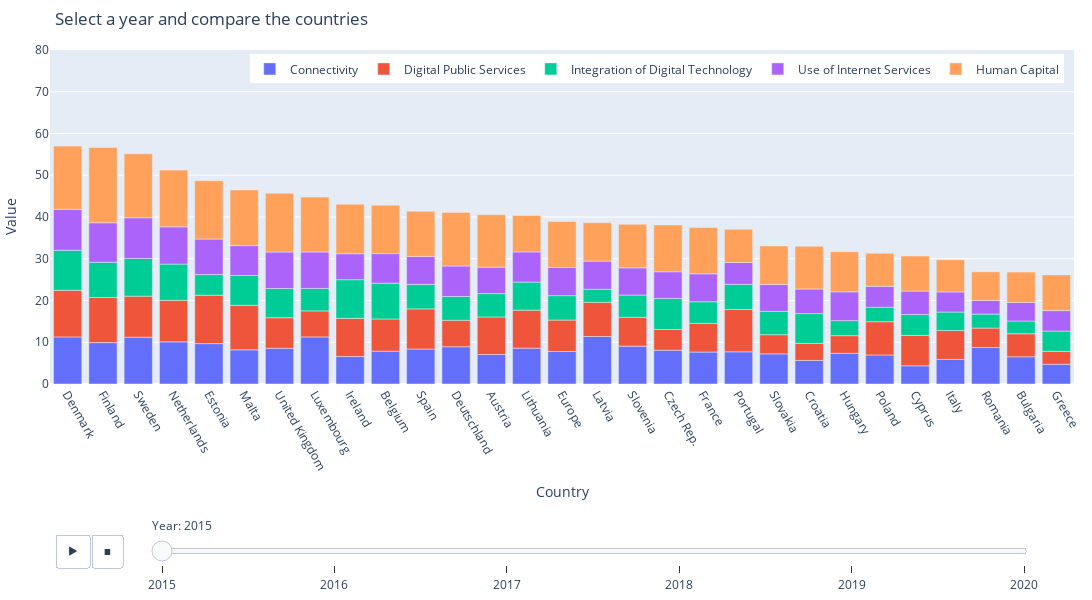

Source (notebook cell):
### Code cell
desi = desi.sort_values('time_period')

fig = px.bar(desi, x="ref_area", y="value", animation_frame="time_period",
         color="breakdown", range_y=[0,80], barmode = 'relative', animation_group = 'ref_area',
            hover_name = 'value', hover_data = {'value' : False, 'ref_area' : False, "time_period" : False, 'breakdown' : False })

fig.update_layout(width = 1200, height = 600, title='Select a year and compare the countries',
                  xaxis_title='Country',
                  yaxis_title='Value',
                  legend_title_text='',
                  showlegend=True,
                  xaxis={'categoryorder':'total descending', 'tickangle' : 60, 'showgrid':False},
                  margin=dict(l=20, r=10, t=50, b=200), hovermode="x", legend=dict(
    orientation="h",
    yanchor="bottom",
    y=0.9,
    xanchor="right",
    x=0.99
)
                 )

fig['layout']['sliders'][0]['pad']=dict(r= 40, t= 130)
fig['layout']['sliders'][0]['currentvalue']['prefix']= 'Year: '
fig['layout']['sliders'][0]['steps'][1]['args'][1]['redraw']= False

# animation button
#fig["layout"].pop("updatemenus") # optional, drop animation buttons
fig['layout']['updatemenus'][0]['pad']=dict(r= 30, t= 150)
fig.layout.updatemenus[0].buttons[0].args[1]["frame"]["duration"] = 2000
fig.layout.updatemenus[0].buttons[0].args[1]["frame"]["frame"] = 200

#fig.update_traces(hovertemplate='%{y}%', overwrite=True)
#fig.for_each_trace(lambda trace: update_trace(trace))

fig.show()

### Figure 1 — Plotly figure (JSON) as saved in the notebook; plotly's stock layout.template omitted (floating-point values rounded to 4 significant figures)
{"data": [{"alignmentgroup": "True", "customdata": [[7.065, "Austria", 2015, "Connectivity"], [7.782, "Europe", 2015, "Connectivity"], [8.384, "Spain", 2015, "Connectivity"], [9.071, "Slovenia", 2015, "Connectivity"], [8.924, "Deutschland", 2015, "Connectivity"], [6.96, "Poland", 2015, "Connectivity"], [6.526, "Bulgaria", 2015, "Connectivity"], [8.096, "Czech Rep.", 2015, "Connectivity"], [7.658, "France", 2015, "Connectivity"], [9.911, "Finland", 2015, "Connectivity"], [11.38, "Latvia", 2015, "Connectivity"], [11.2, "Sweden", 2015, "Connectivity"], [8.582, "Lithuania", 2015, "Connectivity"], [11.28, "Denmark", 2015, "Connectivity"], [7.35, "Hungary", 2015, "Connectivity"], [6.573, "Ireland", 2015, "Connectivity"], [10.09, "Netherlands", 2015, "Connectivity"], [5.896, "Italy", 2015, "Connectivity"], [8.182, "Malta", 2015, "Connectivity"], [5.651, "Croatia", 2015, "Connectivity"], [4.361, "Cyprus", 2015, "Connectivity"], [7.712, "Portugal", 2015, "Connectivity"], [4.732, "Greece", 2015, "Connectivity"], [8.734, "Romania", 2015, "Connectivity"], [7.861, "Belgium", 2015, "Connectivity"], [11.27, "Luxembourg", 2015, "Connectivity"], [8.557, "United Kingdom", 2015, "Connectivity"], [9.672, "Estonia", 2015, "Connectivity"], [7.221, "Slovakia", 2015, "Connectivity"]], "hovertemplate": "<b>%{hovertext}</b><br><br><extra></extra>", "hovertext": [7.065, 7.782, 8.384, 9.071, 8.924, 6.96, 6.526, 8.096, 7.658, 9.911, 11.38, 11.2, 8.582, 11.28, 7.35, 6.573, 10.09, 5.896, 8.182, 5.651, 4.361, 7.712, 4.732, 8.734, 7.861, 11.27, 8.557, 9.672, 7.221], "ids": ["Austria", "Europe", "Spain", "Slovenia", "Deutschland", "Poland", "Bulgaria", "Czech Rep.", "France", "Finland", "Latvia", "Sweden", "Lithuania", "Denmark", "Hungary", "Ireland", "Netherlands", "Italy", "Malta", "Croatia", "Cyprus", "Portugal", "Greece", "Romania", "Belgium", "Luxembourg", "United Kingdom", "Estonia", "Slovakia"], "legendgroup": "Connectivity", "marker": {"color": "#636efa"}, "name": "Connectivity", "offsetgroup": "Connectivity", "orientation": "v", "showlegend": true, "textposition": "auto", "type": "bar", "x": ["Austria", "Europe", "Spain", "Slovenia", "Deutschland", "Poland", "Bulgaria", "Czech Rep.", "France", "Finland", "Latvia", "Sweden", "Lithuania", "Denmark", "Hungary", "Ireland", "Netherlands", "Italy", "Malta", "Croatia", "Cyprus", "Portugal", "Greece", "Romania", "Belgium", "Luxembourg", "United Kingdom", "Estonia", "Slovakia"], "xaxis": "x", "y": [7.065, 7.782, 8.384, 9.071, 8.924, 6.96, 6.526, 8.096, 7.658, 9.911, 11.38, 11.2, 8.582, 11.28, 7.35, 6.573, 10.09, 5.896, 8.182, 5.651, 4.361, 7.712, 4.732, 8.734, 7.861, 11.27, 8.557, 9.672, 7.221], "yaxis": "y"}, {"alignmentgroup": "True", "customdata": [[11.16, "Denmark", 2015, "Digital Public Services"], [9.097, "Lithuania", 2015, "Digital Public Services"], [10.82, "Finland", 2015, "Digital Public Services"], [9.946, "Netherlands", 2015, "Digital Public Services"], [10.13, "Portugal", 2015, "Digital Public Services"], [4.666, "Romania", 2015, "Digital Public Services"], [9.846, "Sweden", 2015, "Digital Public Services"], [7.532, "Europe", 2015, "Digital Public Services"], [4.956, "Czech Rep.", 2015, "Digital Public Services"], [9.151, "Ireland", 2015, "Digital Public Services"], [9.608, "Spain", 2015, "Digital Public Services"], [7.96, "Poland", 2015, "Digital Public Services"], [8.99, "Austria", 2015, "Digital Public Services"], [6.346, "Deutschland", 2015, "Digital Public Services"], [6.904, "Slovenia", 2015, "Digital Public Services"], [6.87, "France", 2015, "Digital Public Services"], [4.59, "Slovakia", 2015, "Digital Public Services"], [11.59, "Estonia", 2015, "Digital Public Services"], [6.236, "Luxembourg", 2015, "Digital Public Services"], [7.32, "United Kingdom", 2015, "Digital Public Services"], [10.68, "Malta", 2015, "Digital Public Services"], [7.277, "Cyprus", 2015, "Digital Public Services"], [7.719, "Belgium", 2015, "Digital Public Services"], [3.093, "Greece", 2015, "Digital Public Services"], [8.197, "Latvia", 2015, "Digital Public Services"], [6.905, "Italy", 2015, "Digital Public Services"], [4.071, "Croatia", 2015, "Digital Public Services"], [5.51, "Bulgaria", 2015, "Digital Public Services"], [4.231, "Hungary", 2015, "Digital Public Services"]], "hovertemplate": "<b>%{hovertext}</b><br><br><extra></extra>", "hovertext": [11.16, 9.097, 10.82, 9.946, 10.13, 4.666, 9.846, 7.532, 4.956, 9.151, 9.608, 7.96, 8.99, 6.346, 6.904, 6.87, 4.59, 11.59, 6.236, 7.32, 10.68, 7.277, 7.719, 3.093, 8.197, 6.905, 4.071, 5.51, 4.231], "ids": ["Denmark", "Lithuania", "Finland", "Netherlands", "Portugal", "Romania", "Sweden", "Europe", "Czech Rep.", "Ireland", "Spain", "Poland", "Austria", "Deutschland", "Slovenia", "France", "Slovakia", "Estonia", "Luxembourg", "United Kingdom", "Malta", "Cyprus", "Belgium", "Greece", "Latvia", "Italy", "Croatia", "Bulgaria", "Hungary"], "legendgroup": "Digital Public Services", "marker": {"color": "#EF553B"}, "name": "Digital Public Services", "offsetgroup": "Digital Public Services", "orientation": "v", "showlegend": true, "textposition": "auto", "type": "bar", "x": ["Denmark", "Lithuania", "Finland", "Netherlands", "Portugal", "Romania", "Sweden", "Europe", "Czech Rep.", "Ireland", "Spain", "Poland", "Austria", "Deutschland", "Slovenia", "France", "Slovakia", "Estonia", "Luxembourg", "United Kingdom", "Malta", "Cyprus", "Belgium", "Greece", "Latvia", "Italy", "Croatia", "Bulgaria", "Hungary"], "xaxis": "x", "y": [11.16, 9.097, 10.82, 9.946, 10.13, 4.666, 9.846, 7.532, 4.956, 9.151, 9.608, 7.96, 8.99, 6.346, 6.904, 6.87, 4.59, 11.59, 6.236, 7.32, 10.68, 7.277, 7.719, 3.093, 8.197, 6.905, 4.071, 5.51, 4.231], "yaxis": "y"}, {"alignmentgroup": "True", "customdata": [[8.677, "Netherlands", 2015, "Integration of Digital Technology"], [5.854, "Spain", 2015, "Integration of Digital Technology"], [5.696, "Deutschland", 2015, "Integration of Digital Technology"], [9.009, "Sweden", 2015, "Integration of Digital Technology"], [5.589, "Slovakia", 2015, "Integration of Digital Technology"], [5.604, "Austria", 2015, "Integration of Digital Technology"], [8.427, "Finland", 2015, "Integration of Digital Technology"], [3.057, "Bulgaria", 2015, "Integration of Digital Technology"], [3.454, "Poland", 2015, "Integration of Digital Technology"], [9.257, "Ireland", 2015, "Integration of Digital Technology"], [5.181, "France", 2015, "Integration of Digital Technology"], [9.593, "Denmark", 2015, "Integration of Digital Technology"], [6.736, "Lithuania", 2015, "Integration of Digital Technology"], [4.942, "Estonia", 2015, "Integration of Digital Technology"], [8.568, "Belgium", 2015, "Integration of Digital Technology"], [7.0, "United Kingdom", 2015, "Integration of Digital Technology"], [3.106, "Latvia", 2015, "Integration of Digital Technology"], [7.441, "Czech Rep.", 2015, "Integration of Digital Technology"], [5.381, "Luxembourg", 2015, "Integration of Digital Technology"], [6.024, "Portugal", 2015, "Integration of Digital Technology"], [4.999, "Cyprus", 2015, "Integration of Digital Technology"], [7.13, "Malta", 2015, "Integration of Digital Technology"], [7.148, "Croatia", 2015, "Integration of Digital Technology"], [3.591, "Hungary", 2015, "Integration of Digital Technology"], [5.845, "Europe", 2015, "Integration of Digital Technology"], [4.436, "Italy", 2015, "Integration of Digital Technology"], [5.335, "Slovenia", 2015, "Integration of Digital Technology"], [4.855, "Greece", 2015, "Integration of Digital Technology"], [3.345, "Romania", 2015, "Integration of Digital Technology"]], "hovertemplate": "<b>%{hovertext}</b><br><br><extra></extra>", "hovertext": [8.677, 5.854, 5.696, 9.009, 5.589, 5.604, 8.427, 3.057, 3.454, 9.257, 5.181, 9.593, 6.736, 4.942, 8.568, 7.0, 3.106, 7.441, 5.381, 6.024, 4.999, 7.13, 7.148, 3.591, 5.845, 4.436, 5.335, 4.855, 3.345], "ids": ["Netherlands", "Spain", "Deutschland", "Sweden", "Slovakia", "Austria", "Finland", "Bulgaria", "Poland", "Ireland", "France", "Denmark", "Lithuania", "Estonia", "Belgium", "United Kingdom", "Latvia", "Czech Rep.", "Luxembourg", "Portugal", "Cyprus", "Malta", "Croatia", "Hungary", "Europe", "Italy", "Slovenia", "Greece", "Romania"], "legendgroup": "Integration of Digital Technology", "marker": {"color": "#00cc96"}, "name": "Integration of Digital Technology", "offsetgroup": "Integration of Digital Technology", "orientation": "v", "showlegend": true, "textposition": "auto", "type": "bar", "x": ["Netherlands", "Spain", "Deutschland", "Sweden", "Slovakia", "Austria", "Finland", "Bulgaria", "Poland", "Ireland", "France", "Denmark", "Lithuania", "Estonia", "Belgium", "United Kingdom", "Latvia", "Czech Rep.", "Luxembourg", "Portugal", "Cyprus", "Malta", "Croatia", "Hungary", "Europe", "Italy", "Slovenia", "Greece", "Romania"], "xaxis": "x", "y": [8.677, 5.854, 5.696, 9.009, 5.589, 5.604, 8.427, 3.057, 3.454, 9.257, 5.181, 9.593, 6.736, 4.942, 8.568, 7.0, 3.106, 7.441, 5.381, 6.024, 4.999, 7.13, 7.148, 3.591, 5.845, 4.436, 5.335, 4.855, 3.345], "yaxis": "y"}, {"alignmentgroup": "True", "customdata": [[9.76, "Sweden", 2015, "Use of Internet Services"], [6.39, "Czech Rep.", 2015, "Use of Internet Services"], [7.156, "Malta", 2015, "Use of Internet Services"], [6.755, "Latvia", 2015, "Use of Internet Services"], [5.623, "Cyprus", 2015, "Use of Internet Services"], [7.299, "Deutschland", 2015, "Use of Internet Services"], [9.466, "Finland", 2015, "Use of Internet Services"], [6.685, "France", 2015, "Use of Internet Services"], [7.222, "Lithuania", 2015, "Use of Internet Services"], [4.901, "Greece", 2015, "Use of Internet Services"], [3.256, "Romania", 2015, "Use of Internet Services"], [6.418, "Slovakia", 2015, "Use of Internet Services"], [6.512, "Slovenia", 2015, "Use of Internet Services"], [6.223, "Ireland", 2015, "Use of Internet Services"], [6.33, "Austria", 2015, "Use of Internet Services"], [8.932, "Netherlands", 2015, "Use of Internet Services"], [4.813, "Italy", 2015, "Use of Internet Services"], [6.904, "Hungary", 2015, "Use of Internet Services"], [5.88, "Croatia", 2015, "Use of Internet Services"], [6.751, "Europe", 2015, "Use of Internet Services"], [6.715, "Spain", 2015, "Use of Internet Services"], [9.796, "Denmark", 2015, "Use of Internet Services"], [5.231, "Portugal", 2015, "Use of Internet Services"], [8.733, "Luxembourg", 2015, "Use of Internet Services"], [8.509, "Estonia", 2015, "Use of Internet Services"], [7.078, "Belgium", 2015, "Use of Internet Services"], [8.738, "United Kingdom", 2015, "Use of Internet Services"], [5.013, "Poland", 2015, "Use of Internet Services"], [4.427, "Bulgaria", 2015, "Use of Internet Services"]], "hovertemplate": "<b>%{hovertext}</b><br><br><extra></extra>", "hovertext": [9.76, 6.39, 7.156, 6.755, 5.623, 7.299, 9.466, 6.685, 7.222, 4.901, 3.256, 6.418, 6.512, 6.223, 6.33, 8.932, 4.813, 6.904, 5.88, 6.751, 6.715, 9.796, 5.231, 8.733, 8.509, 7.078, 8.738, 5.013, 4.427], "ids": ["Sweden", "Czech Rep.", "Malta", "Latvia", "Cyprus", "Deutschland", "Finland", "France", "Lithuania", "Greece", "Romania", "Slovakia", "Slovenia", "Ireland", "Austria", "Netherlands", "Italy", "Hungary", "Croatia", "Europe", "Spain", "Denmark", "Portugal", "Luxembourg", "Estonia", "Belgium", "United Kingdom", "Poland", "Bulgaria"], "legendgroup": "Use of Internet Services", "marker": {"color": "#ab63fa"}, "name": "Use of Internet Services", "offsetgroup": "Use of Internet Services", "orientation": "v", "showlegend": true, "textposition": "auto", "type": "bar", "x": ["Sweden", "Czech Rep.", "Malta", "Latvia", "Cyprus", "Deutschland", "Finland", "France", "Lithuania", "Greece", "Romania", "Slovakia", "Slovenia", "Ireland", "Austria", "Netherlands", "Italy", "Hungary", "Croatia", "Europe", "Spain", "Denmark", "Portugal", "Luxembourg", "Estonia", "Belgium", "United Kingdom", "Poland", "Bulgaria"], "xaxis": "x", "y": [9.76, 6.39, 7.156, 6.755, 5.623, 7.299, 9.466, 6.685, 7.222, 4.901, 3.256, 6.418, 6.512, 6.223, 6.33, 8.932, 4.813, 6.904, 5.88, 6.751, 6.715, 9.796, 5.231, 8.733, 8.509, 7.078, 8.738, 5.013, 4.427], "yaxis": "y"}, {"alignmentgroup": "True", "customdata": [[7.92, "Poland", 2015, "Human Capital"], [12.55, "Austria", 2015, "Human Capital"], [10.41, "Slovenia", 2015, "Human Capital"], [9.609, "Hungary", 2015, "Human Capital"], [9.183, "Latvia", 2015, "Human Capital"], [8.389, "Cyprus", 2015, "Human Capital"], [11.86, "Ireland", 2015, "Human Capital"], [8.552, "Greece", 2015, "Human Capital"], [11.0, "Europe", 2015, "Human Capital"], [7.701, "Italy", 2015, "Human Capital"], [10.25, "Croatia", 2015, "Human Capital"], [7.977, "Portugal", 2015, "Human Capital"], [13.34, "Malta", 2015, "Human Capital"], [13.97, "Estonia", 2015, "Human Capital"], [9.242, "Slovakia", 2015, "Human Capital"], [6.867, "Romania", 2015, "Human Capital"], [7.295, "Bulgaria", 2015, "Human Capital"], [15.16, "Denmark", 2015, "Human Capital"], [18.05, "Finland", 2015, "Human Capital"], [11.06, "France", 2015, "Human Capital"], [8.736, "Lithuania", 2015, "Human Capital"], [11.21, "Czech Rep.", 2015, "Human Capital"], [15.32, "Sweden", 2015, "Human Capital"], [11.6, "Belgium", 2015, "Human Capital"], [14.09, "United Kingdom", 2015, "Human Capital"], [10.8, "Spain", 2015, "Human Capital"], [13.58, "Netherlands", 2015, "Human Capital"], [13.14, "Luxembourg", 2015, "Human Capital"], [12.82, "Deutschland", 2015, "Human Capital"]], "hovertemplate": "<b>%{hovertext}</b><br><br><extra></extra>", "hovertext": [7.92, 12.55, 10.41, 9.609, 9.183, 8.389, 11.86, 8.552, 11.0, 7.701, 10.25, 7.977, 13.34, 13.97, 9.242, 6.867, 7.295, 15.16, 18.05, 11.06, 8.736, 11.21, 15.32, 11.6, 14.09, 10.8, 13.58, 13.14, 12.82], "ids": ["Poland", "Austria", "Slovenia", "Hungary", "Latvia", "Cyprus", "Ireland", "Greece", "Europe", "Italy", "Croatia", "Portugal", "Malta", "Estonia", "Slovakia", "Romania", "Bulgaria", "Denmark", "Finland", "France", "Lithuania", "Czech Rep.", "Sweden", "Belgium", "United Kingdom", "Spain", "Netherlands", "Luxembourg", "Deutschland"], "legendgroup": "Human Capital", "marker": {"color": "#FFA15A"}, "name": "Human Capital", "offsetgroup": "Human Capital", "orientation": "v", "showlegend": true, "textposition": "auto", "type": "bar", "x": ["Poland", "Austria", "Slovenia", "Hungary", "Latvia", "Cyprus", "Ireland", "Greece", "Europe", "Italy", "Croatia", "Portugal", "Malta", "Estonia", "Slovakia", "Romania", "Bulgaria", "Denmark", "Finland", "France", "Lithuania", "Czech Rep.", "Sweden", "Belgium", "United Kingdom", "Spain", "Netherlands", "Luxembourg", "Deutschland"], "xaxis": "x", "y": [7.92, 12.55, 10.41, 9.609, 9.183, 8.389, 11.86, 8.552, 11.0, 7.701, 10.25, 7.977, 13.34, 13.97, 9.242, 6.867, 7.295, 15.16, 18.05, 11.06, 8.736, 11.21, 15.32, 11.6, 14.09, 10.8, 13.58, 13.14, 12.82], "yaxis": "y"}], "layout": {"barmode": "relative", "height": 600, "hovermode": "x", "legend": {"orientation": "h", "title": {"text": ""}, "tracegroupgap": 0, "x": 0.99, "xanchor": "right", "y": 0.9, "yanchor": "bottom"}, "margin": {"b": 200, "l": 20, "r": 10, "t": 50}, "showlegend": true, "sliders": [{"active": 0, "currentvalue": {"prefix": "Year: "}, "len": 0.9, "pad": {"r": 40, "t": 130}, "steps": [{"args": [["2015"], {"frame": {"duration": 0, "redraw": true}, "fromcurrent": true, "mode": "immediate", "transition": {"duration": 0, "easing": "linear"}}], "label": "2015", "method": "animate"}, {"args": [["2016"], {"frame": {"duration": 0, "redraw": true}, "fromcurrent": true, "mode": "immediate", "redraw": false, "transition": {"duration": 0, "easing": "linear"}}], "label": "2016", "method": "animate"}, {"args": [["2017"], {"frame": {"duration": 0, "redraw": true}, "fromcurrent": true, "mode": "immediate", "transition": {"duration": 0, "easing": "linear"}}], "label": "2017", "method": "animate"}, {"args": [["2018"], {"frame": {"duration": 0, "redraw": true}, "fromcurrent": true, "mode": "immediate", "transition": {"duration": 0, "easing": "linear"}}], "label": "2018", "method": "animate"}, {"args": [["2019"], {"frame": {"duration": 0, "redraw": true}, "fromcurrent": true, "mode": "immediate", "transition": {"duration": 0, "easing": "linear"}}], "label": "2019", "method": "animate"}, {"args": [["2020"], {"frame": {"duration": 0, "redraw": true}, "fromcurrent": true, "mode": "immediate", "transition": {"duration": 0, "easing": "linear"}}], "label": "2020", "method": "animate"}], "x": 0.1, "xanchor": "left", "y": 0, "yanchor": "top"}], "title": {"text": "Select a year and compare the countries"}, "updatemenus": [{"buttons": [{"args": [null, {"frame": {"duration": 2000, "frame": 200, "redraw": true}, "fromcurrent": true, "mode": "immediate", "transition": {"duration": 500, "easing": "linear"}}], "label": "&#9654;", "method": "animate"}, {"args": [[null], {"frame": {"duration": 0, "redraw": true}, "fromcurrent": true, "mode": "immediate", "transition": {"duration": 0, "easing": "linear"}}], "label": "&#9724;", "method": "animate"}], "direction": "left", "pad": {"r": 30, "t": 150}, "showactive": false, "type": "buttons", "x": 0.1, "xanchor": "right", "y": 0, "yanchor": "top"}], "width": 1200, "xaxis": {"anchor": "y", "categoryorder": "total descending", "domain": [0, 1], "showgrid": false, "tickangle": 60, "title": {"text": "Country"}}, "yaxis": {"anchor": "x", "domain": [0, 1], "range": [0, 80], "title": {"text": "Value"}}}}
